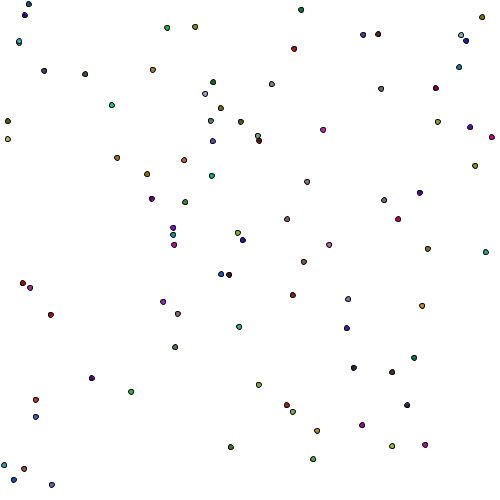
Frame 1 (no input)
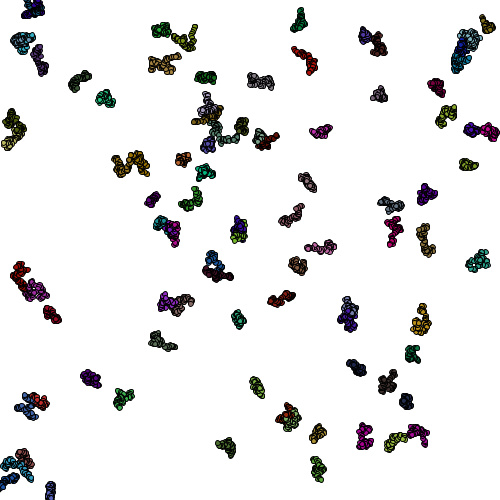
Frame 60 (the mouse pressed at the canvas centre just before this capture)
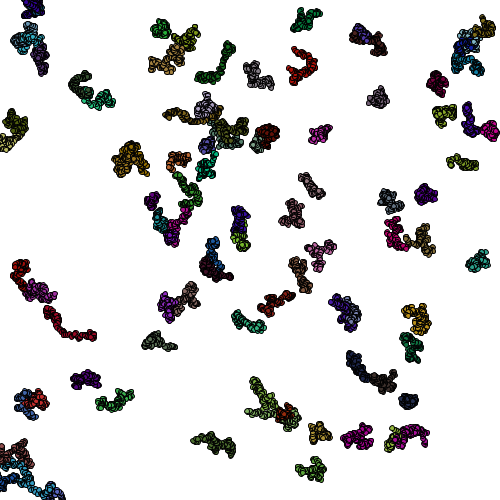
Frame 120 (the mouse held since frame 60 and released just before this capture)

The Processing sketch that drew these frames (run headless with seeded random() and noise(); from frame 60 on, the mouse is pressed at the canvas centre):

// Processing sketch: processing_168226
// ── processing_168226.pde

//setting up an array (increasing the nimber of arraies)
Cell[] myCells= new Cell[90];
Cell myCell;

void setup() {
    background(255);
 size(500,500);
for(int i=0; i<myCells.length;i++){ 
myCells[i]= new Cell();
}
}

void draw(){

  //array
  for(int i=0;i<myCells.length;i++){
    //unit drawn
  myCells[i].display();
  //new location
  myCells[i].update();
  }
}

//this is the cell classe. defined in two parts, declairing variables first

class Cell{
  
  float xlocation;
  float ylocation;
  float dia;
  boolean isseed;
  float cellred, cellgreen, cellblue;
  float lineweight;
  
  // construct it with a constructor
  Cell(){
    xlocation=random(0,500);
    ylocation=random(0,500);
    //random diameter
    dia=(5);
    isseed=false;
    //randomly changing colours and lineweights
    cellred=random(200);
    cellgreen=random(200);
    cellblue=random(200);
    lineweight=random(3);
  }
 //sets up a small circle 
  void display(){
    stroke(lineweight);
    fill(cellred, cellgreen, cellblue);
    ellipse(xlocation, ylocation, dia,dia);
  }
  //location change
  void update(){
    //increased range of movement
    xlocation=xlocation+random(-2,2);
    ylocation=ylocation+random(-2,2);
    
    //creating colonies
  for (int i = 0; i <10; i++) {
    xlocation=xlocation+random(-0.5,0.5);
    ylocation=ylocation+random(-0.5,0.5);
  }
  }
}
